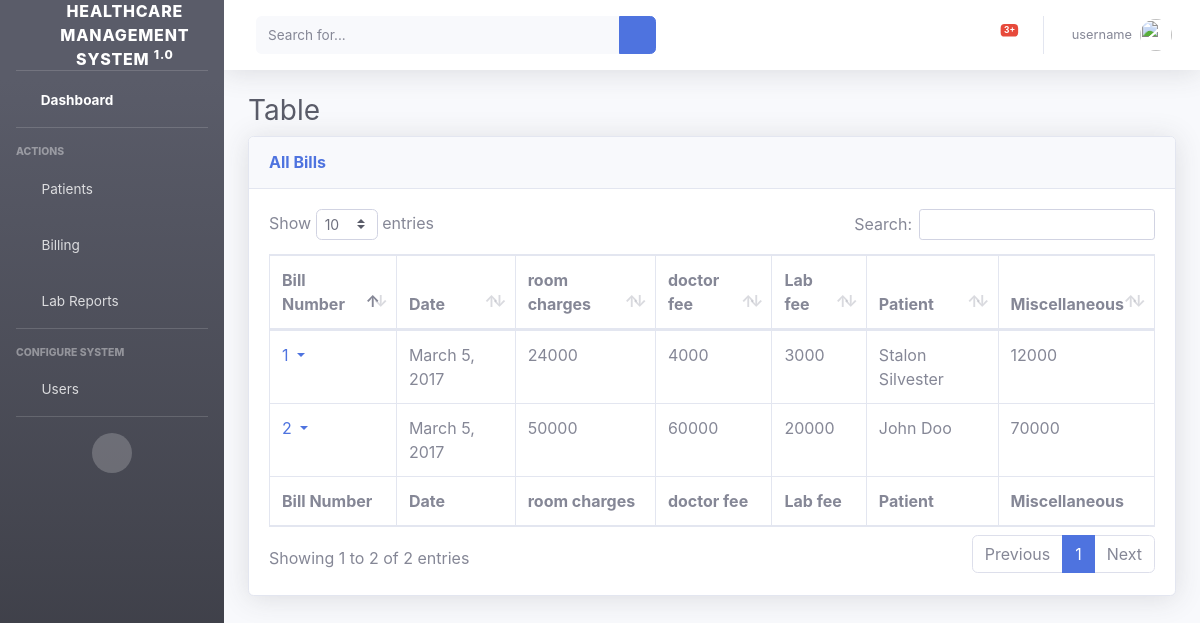
Page /all_bills on the committed database.
### hrm/models.py (models this page shows, shortened)
class Bills(models.Model):
    date = models.DateField()
    room_charges = models.IntegerField()
    doctor_fee = models.IntegerField()
    lab_fee = models.IntegerField()
    miscellaneous = models.IntegerField()
    patient = models.ForeignKey(Patient, on_delete=models.CASCADE)

class Patient(models.Model):
    social_security = models.CharField(max_length=10000000, primary_key=True)
    first_name = models.CharField(max_length=50)
    last_name = models.CharField(max_length=50)
    d_o_b = models.DateField()
    choices = (('M', 'Male'), ('F', 'Female'))
    gender = models.CharField(max_length=1, choices=choices)
    contact_no = models.IntegerField()
    reg_date = models.DateField()
    doctor = models.ForeignKey(User, on_delete=models.CASCADE)
    room = models.ForeignKey(Room, on_delete=models.CASCADE)
    check_out_date = models.DateField(blank=True, null=True)
    def __str__(self):
        return '{} {}'.format(self.first_name, self.last_name)

### hrm/views.py (the view)
# urls.py: path('all_bills', BillListView.as_view(), name='all_bills'),
class BillListView(ListView):
    model = Bills
    template_name = 'hrm/listBills.html'
    context_object_name = 'bills'

### hrm/templates/hrm/listBills.html (shortened to what this page needs)
{% extends 'main_base.html' %}
{% load crispy_forms_tags %}
{% load static %}
{% block body %}
    <div id="wrapper">
        <ul class="navbar-nav bg-gradient-dark sidebar sidebar-dark accordion" id="accordionSidebar">
          <a class="sidebar-brand d-flex align-items-center justify-content-center" href="index.html">
            <div class="sidebar-brand-icon ">
              <i class="fas fa-hospital"></i>
            </div>
            <div class="sidebar-brand-text mx-3">Healthcare Management System <sup>1.0</sup></div>
          </a>
          <hr class="sidebar-divider my-0">
          <li class="nav-item active">
            <a class="nav-link" href="{% url 'home' %}">
              <i class="fas fa-fw fa-tachometer-alt"></i>
              <span>Dashboard</span></a>
          </li>
          <hr class="sidebar-divider">
          <div class="sidebar-heading">
            Actions
          </div>
          <li class="nav-item">
            <a class="nav-link collapsed" href="#" data-toggle="collapse" data-target="#collapseTwo" aria-expanded="true" aria-controls="collapseTwo">
              <i class="fas fa-fw fa-people-carry"></i>
              <span>Patients</span>
            </a>
          </li>
          <li class="nav-item">
            <a class="nav-link collapsed" href="#" data-toggle="collapse" data-target="#collapseUtilities" aria-expanded="true" aria-controls="collapseUtilities">
              <i class="fas fa-fw fa-coins"></i>
              <span>Billing</span>
            </a>
          </li>
          <li class="nav-item">
            <a class="nav-link collapsed" href="#" data-toggle="collapse" data-target="#collapseLab" aria-expanded="true" aria-controls="collapseUtilities">
              <i class="fas fa-fw fa-clipboard-list"></i>
              <span>Lab Reports</span>
            </a>
          </li>
          <hr class="sidebar-divider">
          <div class="sidebar-heading">
            Configure System
          </div>
          <li class="nav-item">
            <a class="nav-link collapsed" href="#" data-toggle="collapse" data-target="#collapsePages" aria-expanded="true" aria-controls="collapsePages">
              <i class="fas fa-fw fa-user"></i>
              <span>Users</span>
            </a>
          </li>
          <hr class="sidebar-divider d-none d-md-block">
          <div class="text-center d-none d-md-inline">
            <button class="rounded-circle border-0" id="sidebarToggle"></button>
          </div>
        </ul>
        <div id="content-wrapper" class="d-flex flex-column">
          <div id="content">
            <nav class="navbar navbar-expand navbar-light bg-white topbar mb-4 static-top shadow">
              <form class="d-none d-sm-inline-block form-inline mr-auto ml-md-3 my-2 my-md-0 mw-100 navbar-search">
                <div class="input-group">
                  <input type="text" class="form-control bg-light border-0 small" placeholder="Search for..." aria-label="Search" aria-describedby="basic-addon2">
                  <div class="input-group-append">
                    <button class="btn btn-primary" type="button">
                      <i class="fas fa-search fa-sm"></i>
                    </button>
                  </div>
                </div>
              </form>
              <ul class="navbar-nav ml-auto">
                <li class="nav-item dropdown no-arrow mx-1">
                  <a class="nav-link dropdown-toggle" href="#" id="alertsDropdown" role="button" data-toggle="dropdown" aria-haspopup="true" aria-expanded="false">
                    <span class="badge badge-danger badge-counter">3+</span>
                  </a>
                </li>
                <li class="nav-item dropdown no-arrow">
                  <a class="nav-link dropdown-toggle" href="#" id="userDropdown" role="button" data-toggle="dropdown" aria-haspopup="true" aria-expanded="false">
                    <span class="mr-2 d-none d-lg-inline text-gray-600 small">
                        {% if request.user.is_authenticated %}
                          {{ request.user.username }}
                        {% else %}
                          username
                        {% endif %}
                    </span>
                    <img class="img-profile rounded-circle" src="{% static "img/hospital_login.jpeg" %}">
                  </a>
                </li>
              </ul>
            </nav>
            <div class="container-fluid">
                <h1 class="h3 mb-2 text-gray-800">Table</h1>
                <div class="card shadow mb-4">
                    <div class="card-header py-3">
                        <h6 class="m-0 font-weight-bold text-primary">All Bills</h6>
                    </div>
                    <div class="card-body">
                        <div class="table-responsive">
                            <table class="table table-bordered" id="bills-table" width="100%" cellspacing="0">
                                <thead>
                                    <tr>
                                        <th>Bill Number</th>
                                        <th>Date</th>
                                        <th>room charges</th>
                                        <th>doctor fee</th>
                                        <th>Lab fee</th>
                                        <th>Patient</th>
                                        <th>Miscellaneous</th>
                                    </tr>
                                </thead>
                                <tfoot>
                                  <tr>
                                    <th>Bill Number</th>
                                    <th>Date</th>
                                    <th>room charges</th>
                                    <th>doctor fee</th>
                                    <th>Lab fee</th>
                                    <th>Patient</th>
                                    <th>Miscellaneous</th>
                                </tr>
                                </tfoot>
                                <tbody>
                                  {% for bill in bills %}
                                    <tr>
                                      <td><a href="#" data-toggle="dropdown" class="dropdown-toggle">
                                        {{ bill.id }}
                                      </a></td>
                                      <td >{{ bill.date }}</td>
                                      <td>{{ bill.room_charges }}</td>
                                      <td>{{ bill.doctor_fee }}</td>
                                      <td>{{ bill.lab_fee }}</td>
                                      <td>{{ bill.patient }}</td>
                                      <td>{{ bill.miscellaneous }}</td>
                                    </tr>
                                  {% endfor %}
                                </tbody>
                            </table>
                        </div>
                    </div>
                </div>
            </div>
           </div>
        </div>
    </div>
{% endblock %}

### rows in the picture
Bills: id "1", date "March 5, 2017", room_charges "24000", doctor_fee "4000", lab_fee "3000", patient "Stalon Silvester", miscellaneous "12000"
Bills: id "2", date "March 5, 2017", room_charges "50000", doctor_fee "60000", lab_fee "20000", patient "John Doo", miscellaneous "70000"
